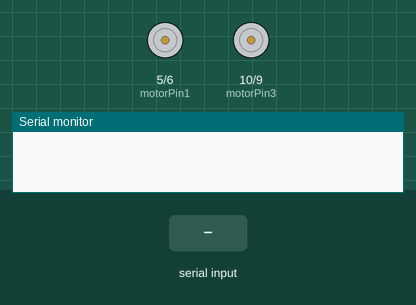
Recording of a sketch running on a simulated Arduino Uno, built with avr-gcc and run on an emulated ATmega328P. Shown: motor-driver pin pairs drawn as motors (green arrow = first pin HIGH = forward, orange = second pin HIGH = backward, longer = more drive), the last lines printed to the serial monitor. The test bench sets the inputs (shaded band).

Above: at 1.2 s.
1.3 s: "1" received over Serial
At 2.3 s:
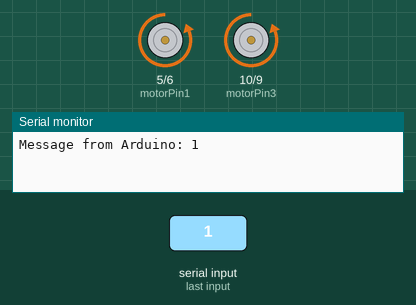
4.3 s: "2" received over Serial
At 4.6 s:
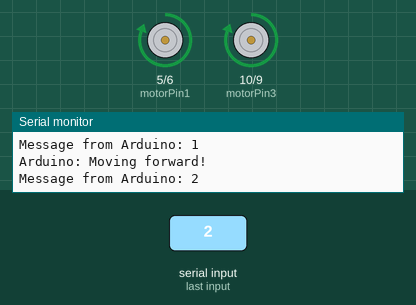
7.3 s: "3" received over Serial
At 7.7 s:
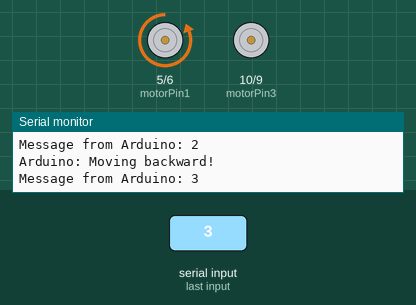
9.3 s: "4" received over Serial
At 9.6 s:
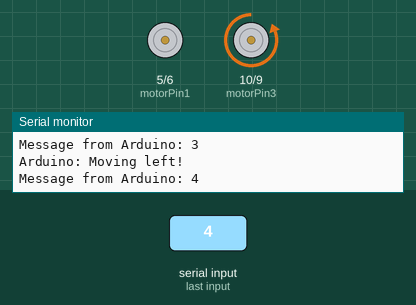
Timing chart, 0 to 12.3 s (numbered marks = the images above; inputs shaded):
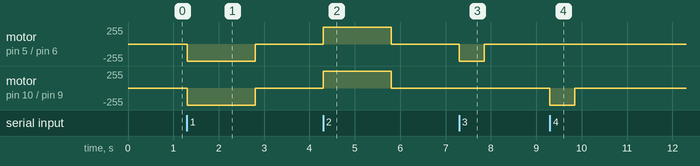

Measured:
- after the input at 1.3 s, motor on pin 5 (motorPin1) / pin 6 (motorPin2), motor on pin 10 (motorPin3) / pin 9 (motorPin4): stopped → backward 255/255 at once, → stopped 1.5 s later
- after the input at 4.3 s, motor on pin 5 (motorPin1) / pin 6 (motorPin2), motor on pin 10 (motorPin3) / pin 9 (motorPin4): stopped → forward 255/255 at once, → stopped 1.5 s later
- after the input at 7.3 s, motor on pin 5 (motorPin1) / pin 6 (motorPin2): stopped → backward 255/255 at once, → stopped 0.55 s later
- after the input at 9.3 s, motor on pin 10 (motorPin3) / pin 9 (motorPin4): stopped → backward 255/255 at once, → stopped 0.55 s later

The sketch:

motor_nobutton.ino
```cpp
//L293D
//Motor A
const int motorPin1  = 5;  // Pin 14 of L293
const int motorPin2  = 6;  // Pin 10 of L293
//Motor B
const int motorPin3  = 10; // Pin  7 of L293
const int motorPin4  = 9;  // Pin  2 of L293

String readString;

//This will run only one time.
void setup(){

    //Set pins as outputs
    pinMode(motorPin1, OUTPUT);
    pinMode(motorPin2, OUTPUT);
    pinMode(motorPin3, OUTPUT);
    pinMode(motorPin4, OUTPUT);

    Serial.begin(9600); //Serial read rate

    //Motor Control - Motor A: motorPin1,motorpin2 & Motor B: motorpin3,motorpin4


}


void loop(){

  while (!Serial.available()) {}

  while (Serial.available()){
    if (Serial.available() >0){
      char c = Serial.read();
      readString = c;
    }
    if (readString.length() >0){
      Serial.println("Message from Arduino: "+ readString);
      if (readString == "1"){
        //This code  will turn Motor A clockwise for 2 sec.
        digitalWrite(motorPin1, LOW);
        digitalWrite(motorPin2, HIGH);
        digitalWrite(motorPin3, LOW);
        digitalWrite(motorPin4, HIGH);
        delay(1500);

        //And this code will stop motors
        digitalWrite(motorPin1, LOW);
        digitalWrite(motorPin2, LOW);
        digitalWrite(motorPin3, LOW);
        digitalWrite(motorPin4, LOW);

        Serial.println("Arduino: Moving forward!");

        break;
      }
      else if (readString == "2"){
        //This code will turn Motor A counter-clockwise for 2 sec.
        digitalWrite(motorPin1, HIGH);
        digitalWrite(motorPin2, LOW);
        digitalWrite(motorPin3, HIGH);
        digitalWrite(motorPin4, LOW);
        delay(1500);
        //And this code will stop motors
        digitalWrite(motorPin1, LOW);
        digitalWrite(motorPin2, LOW);
        digitalWrite(motorPin3, LOW);
        digitalWrite(motorPin4, LOW);

        Serial.println("Arduino: Moving backward!");

        break;
      }
      else if (readString == "3"){
        //This code will turn Motor B clockwise for 2 sec.
        digitalWrite(motorPin1, LOW);
        digitalWrite(motorPin2, HIGH);
        digitalWrite(motorPin3, LOW);
        digitalWrite(motorPin4, LOW);
        delay(550);
        //And this code will stop motors
        digitalWrite(motorPin1, LOW);
        digitalWrite(motorPin2, LOW);
        digitalWrite(motorPin3, LOW);
        digitalWrite(motorPin4, LOW);

        Serial.println("Arduino: Moving left!");

        break;
      }
      else if (readString == "4"){
        //This code will turn Motor B counter-clockwise for 2 sec.
        digitalWrite(motorPin1, LOW);
        digitalWrite(motorPin2, LOW);
        digitalWrite(motorPin3, LOW);
        digitalWrite(motorPin4, HIGH);
        delay(550);
        //And this code will stop motors
        digitalWrite(motorPin1, LOW);
        digitalWrite(motorPin2, LOW);
        digitalWrite(motorPin3, LOW);
        digitalWrite(motorPin4, LOW);

        Serial.println("Arduino: Moving right!");

        break;
      }
      else{}
    }
  }

//    //This code  will turn Motor A clockwise for 2 sec.
//    digitalWrite(motorPin1, HIGH);
//    digitalWrite(motorPin2, LOW);
//    digitalWrite(motorPin3, LOW);
//    digitalWrite(motorPin4, LOW);
//    delay(2000);
//    //This code will turn Motor A counter-clockwise for 2 sec.
//    digitalWrite(motorPin1, LOW);
//    digitalWrite(motorPin2, HIGH);
//    digitalWrite(motorPin3, LOW);
//    digitalWrite(motorPin4, LOW);
//    delay(2000);
//
//    //This code will turn Motor B clockwise for 2 sec.
//    digitalWrite(motorPin1, LOW);
//    digitalWrite(motorPin2, LOW);
//    digitalWrite(motorPin3, HIGH);
//    digitalWrite(motorPin4, LOW);
//    delay(2000);
//    //This code will turn Motor B counter-clockwise for 2 sec.
//    digitalWrite(motorPin1, LOW);
//    digitalWrite(motorPin2, LOW);
//    digitalWrite(motorPin3, LOW);
//    digitalWrite(motorPin4, HIGH);
//    delay(2000);
//
//    //And this code will stop motors
//    digitalWrite(motorPin1, LOW);
//    digitalWrite(motorPin2, LOW);
//    digitalWrite(motorPin3, LOW);
//    digitalWrite(motorPin4, LOW);
//

}
```
